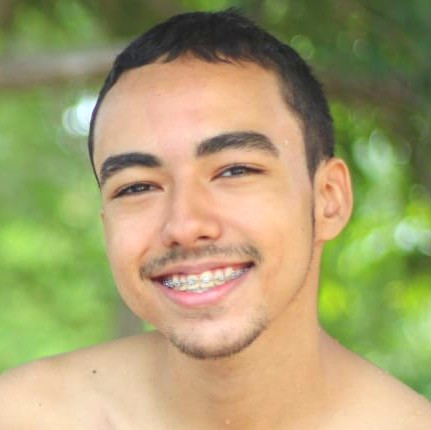
#> input picture visao_computacional/Atividade 04 - Concatenação de operações/entrada.jpg, 431 x 430 px
$ python espelhamento.py
#> lines starting #> are read from the running program, lines starting #| are printed output that depends on the picture
import cv2 as cv

img = cv.imread('entrada.jpg')
#> img is the input picture: shape (430, 431, 3); mean B, G, R 110.9, 159.4, 167.3

horizontal_img = img.copy()
vertical_img = img.copy()
both_img = img.copy()

horizontal_img = cv.flip(img, 0)
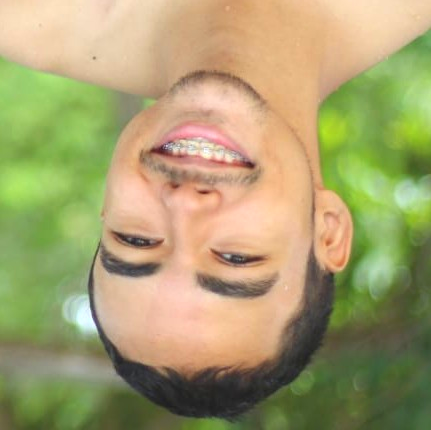
#> horizontal_img: shape (430, 431, 3); mean B, G, R 110.9, 159.4, 167.3
vertical_img = cv.flip(img, 1)
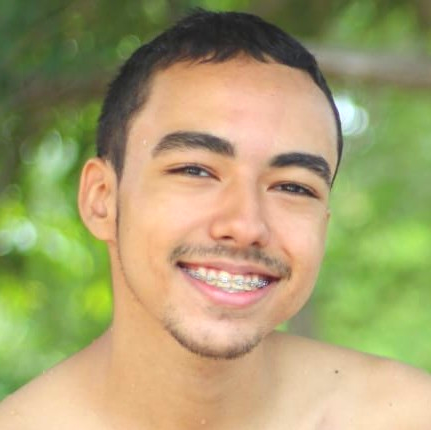
#> vertical_img: shape (430, 431, 3); mean B, G, R 110.9, 159.4, 167.3
both_img = cv.flip(img, -1)
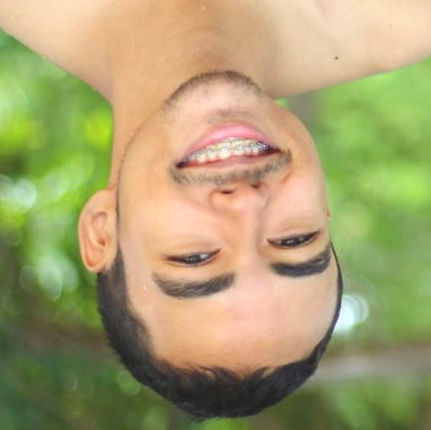
#> both_img: shape (430, 431, 3); mean B, G, R 110.9, 159.4, 167.3

cv.imshow('original', img)
cv.imshow('horizontal flip', horizontal_img)
cv.imshow('vertical flip', vertical_img)
cv.imshow('both flip', both_img)

cv.waitKey(0)

cv.destroyAllWindows()
